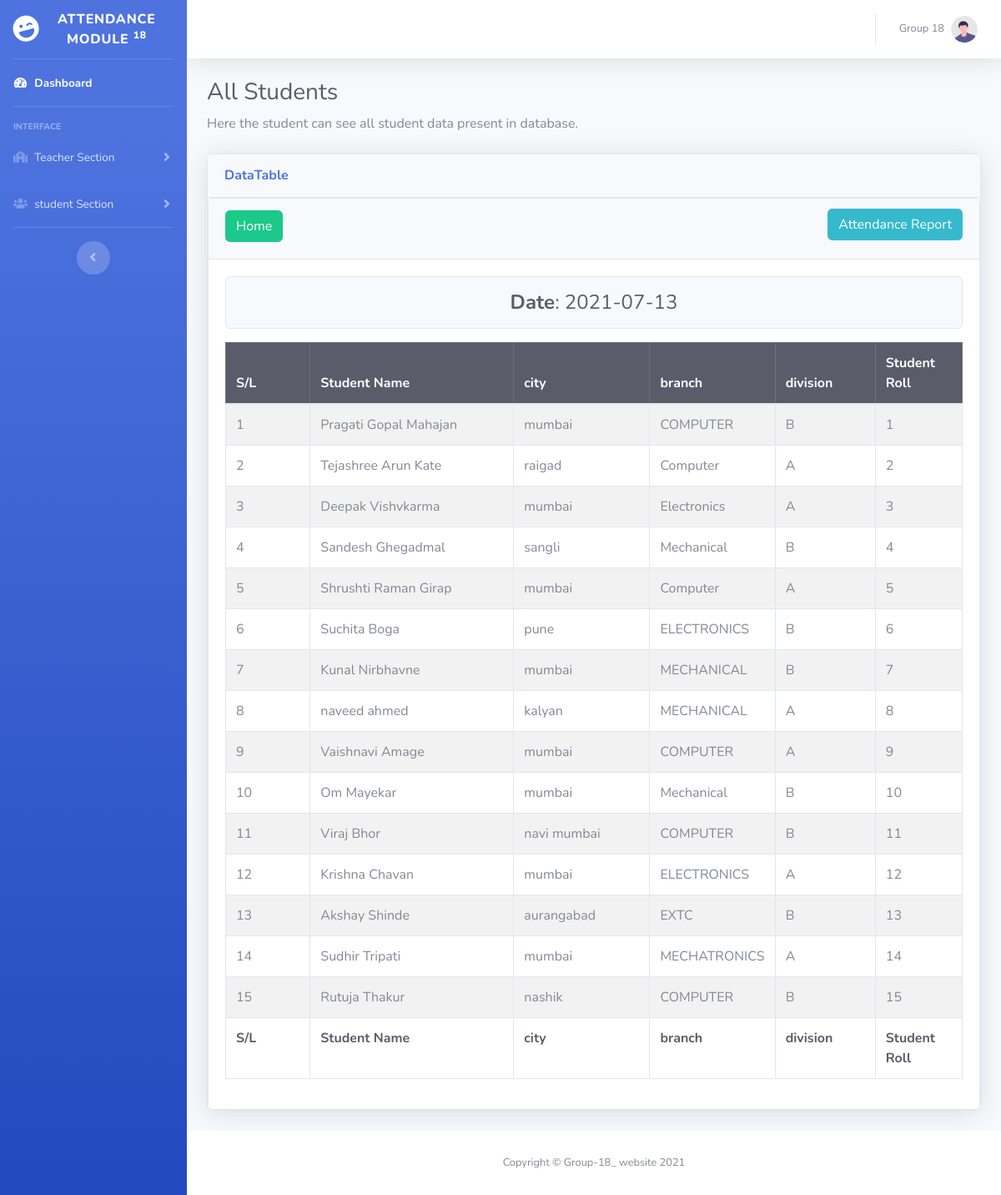
Screenshot of /allstudents.php with the database file from the repository.
### tables this page shows
CREATE TABLE `tbl_student` (
  `id` int(11) NOT NULL,
  `name` varchar(255) NOT NULL,
  `roll` int(11) NOT NULL,
  `branch` varchar(255) NOT NULL,
  `division` varchar(255) NOT NULL,
  `city` varchar(255) NOT NULL
);

### lib/Database.php (called while the page is built, shortened)
<?php
Class Database{
 public $host   = DB_HOST;
 public $user   = DB_USER;
 public $pass   = DB_PASS;
 public $dbname = DB_NAME;
 public $link;
private function connectDB(){
   $this->link = new mysqli($this->host, $this->user, $this->pass,
      $this->dbname);
   }
  public function select($query){
    $result = $this->link->query($query) or
       die($this->link->error.__LINE__);
      if($result->num_rows > 0){
        return $result;
      } else {
        return false;
      }
   }
}

### classes/Student.php (called while the page is built, shortened)
<?php
	$filepath = realpath(dirname(__FILE__));
	include_once ($filepath.'/../lib/Database.php');
?>
<?php
class Student{
	private $db;
	public function __construct(){
		$this->db = new Database();
	}
	public function getStudents(){
		$query = "SELECT * FROM tbl_student";
		$result = $this->db->select($query);
		return $result;
	}
}

### allstudents.php (the view, shortened to what this page needs)
<?php
	include "includes/header.php";
	include "includes/navbar.php";
	include "classes/Student.php";
	$stu = new Student();
?>
<?php
	$cur_date = date('Y-m-d');
?>
<div class="container-fluid">
	<h1 class="h3 mb-2 text-gray-800">All Students</h1>
	<p class="mb-4">Here the student can see all student data present in database.</p>
	<div class="card shadow mb-4">
    	<div class="card-header py-3">
        	<h6 class="m-0 font-weight-bold text-primary">DataTable</h6>
    	</div>
		<div class="card">
			<div class="card-header">
				<h2>
					<a class="btn btn-success" href="index.php">Home</a>
					<a class="btn btn-info float-right" href="studentsection.php">Attendance Report</a>
				</h2>
			</div>
			<div class="card-body">
				<div class="card bg-light text-center mb-3">
					<h4 class="m-0 py-3 text-dark"><strong>Date</strong>: <?php echo $cur_date; ?></h4>
				</div>
				<form action="" method="post">
					<div class="table">
						<table class="table table-striped table-bordered">
							<thead class="table-dark">
								<tr>
									<th width="12%">S/L</th>
									<th width="29%">Student Name</th>
									<th width="19%">city</th>
									<th width="14%">branch</th>
									<th width="14%">division</th>
									<th width="12%">Student Roll</th>
								</tr>
							</thead>
<?php
	$getstudent = $stu->getStudents();
	if ($getstudent) {
		$i = 0;
		while ($value = $getstudent->fetch_assoc()) {
			$i++;
?>
					<tr>
						<td><?php echo $i; ?></td>
						<td><?php echo $value['name']; ?></td>
						<td><?php echo $value['city']; ?></td>
						<td><?php echo $value['branch']; ?></td>
						<td><?php echo $value['division']; ?></td>
						<td><?php echo $value['roll']; ?></td>
					</tr>
<?php } } ?>
<tfoot class="text-dark">
					<tr>
                    <th width="12%">S/L</th>
						<th width="29%">Student Name</th>
						<th width="19%">city</th>
						<th width="14%">branch</th>
						<th width="14%">division</th>
						<th width="12%">Student Roll</th>
					</tr>
</tfoot>
						</table>
					</div>
				</form>
			</div>
		</div>
	</div>
</div>
<?php
    include "includes/footer.php";
?>

### includes/header.php (shortened to what this page needs)
<!DOCTYPE html>
<html lang="en">
<head>
    <link href="vendor/fontawesome-free/css/all.min.css" rel="stylesheet" type="text/css">
    <link href="css/sb-admin-2.min.css" rel="stylesheet">
</head>
<body id="page-top">
    <div id="wrapper">

### includes/navbar.php (shortened to what this page needs)
        <ul class="navbar-nav bg-gradient-primary sidebar sidebar-dark accordion" id="accordionSidebar">
            <a class="sidebar-brand d-flex align-items-center justify-content-center" href="index.php">
                <div class="sidebar-brand-icon rotate-n-15">
                    <i class="fas fa-laugh-wink"></i>
                </div>
                <div class="sidebar-brand-text mx-3">Attendance Module <sup>18</sup></div>
            </a>
            <hr class="sidebar-divider my-0">
            <li class="nav-item active">
                <a class="nav-link" href="index.php">
                    <i class="fas fa-fw fa-tachometer-alt"></i>
                    <span>Dashboard</span></a>
            </li>
            <hr class="sidebar-divider">
            <div class="sidebar-heading">
                Interface
            </div>
            <li class="nav-item">
                <a class="nav-link collapsed" href="#" data-toggle="collapse" data-target="#collapseTwo"
                    aria-expanded="true" aria-controls="collapseTwo">
                    <i class="fas fa-school fa-cog"></i>
                    <span>Teacher Section</span>
                </a>
            </li>
            <li class="nav-item">
                <a class="nav-link collapsed" href="#" data-toggle="collapse" data-target="#collapseStuSection"
                    aria-expanded="true" aria-controls="collapseStuSection">
                    <i class="fas fa-users fa-tachometer-alt"></i>
                    <span>student Section</span>
                </a>
            </li>
            <hr class="sidebar-divider d-none d-md-block">
            <div class="text-center d-none d-md-inline">
                <button class="rounded-circle border-0" id="sidebarToggle"></button>
            </div>
        </ul>
<div id="content-wrapper" class="d-flex flex-column">
<div id="content">
    <nav class="navbar navbar-expand navbar-light bg-white topbar mb-4 static-top shadow">
        <ul class="navbar-nav ml-auto">
            <li class="nav-item dropdown no-arrow">
                <a class="nav-link dropdown-toggle" href="#" id="userDropdown" role="button"
                    data-toggle="dropdown" aria-haspopup="true" aria-expanded="false">
                    <span class="mr-2 d-none d-lg-inline text-gray-600 small">Group 18</span>
                    <img class="img-profile rounded-circle"
                        src="img/undraw_profile.svg">
                </a>
            </li>
        </ul>
    </nav>

### includes/footer.php
 <footer class="sticky-footer bg-white">
                <div class="container my-auto">
                    <div class="copyright text-center my-auto">
                        <span>Copyright &copy; Group-18_ website 2021</span>
                    </div>
                </div>
            </footer>
        </div>
    </div>
</body>
</html>

### rows the page displays
tbl_student: name "Pragati Gopal Mahajan", city "mumbai", branch "COMPUTER", division "B", roll "1"
tbl_student: name "Tejashree Arun Kate", city "raigad", branch "Computer", division "A", roll "2"
tbl_student: name "Deepak Vishvkarma", city "mumbai", branch "Electronics", division "A", roll "3"
tbl_student: name "Sandesh Ghegadmal", city "sangli", branch "Mechanical", division "B", roll "4"
tbl_student: name "Shrushti Raman Girap", city "mumbai", branch "Computer", division "A", roll "5"
tbl_student: name "Suchita Boga", city "pune", branch "ELECTRONICS", division "B", roll "6"
tbl_student: name "Kunal Nirbhavne", city "mumbai", branch "MECHANICAL", division "B", roll "7"
tbl_student: name "naveed ahmed", city "kalyan", branch "MECHANICAL", division "A", roll "8"
tbl_student: name "Vaishnavi Amage", city "mumbai", branch "COMPUTER", division "A", roll "9"
tbl_student: name "Om Mayekar", city "mumbai", branch "Mechanical", division "B", roll "10"
tbl_student: name "Viraj Bhor", city "navi mumbai", branch "COMPUTER", division "B", roll "11"
tbl_student: name "Krishna Chavan", city "mumbai", branch "ELECTRONICS", division "A", roll "12"
tbl_student: name "Akshay Shinde", city "aurangabad", branch "EXTC", division "B", roll "13"
tbl_student: name "Sudhir Tripati", city "mumbai", branch "MECHATRONICS", division "A", roll "14"
tbl_student: name "Rutuja Thakur", city "nashik", branch "COMPUTER", division "B", roll "15"
